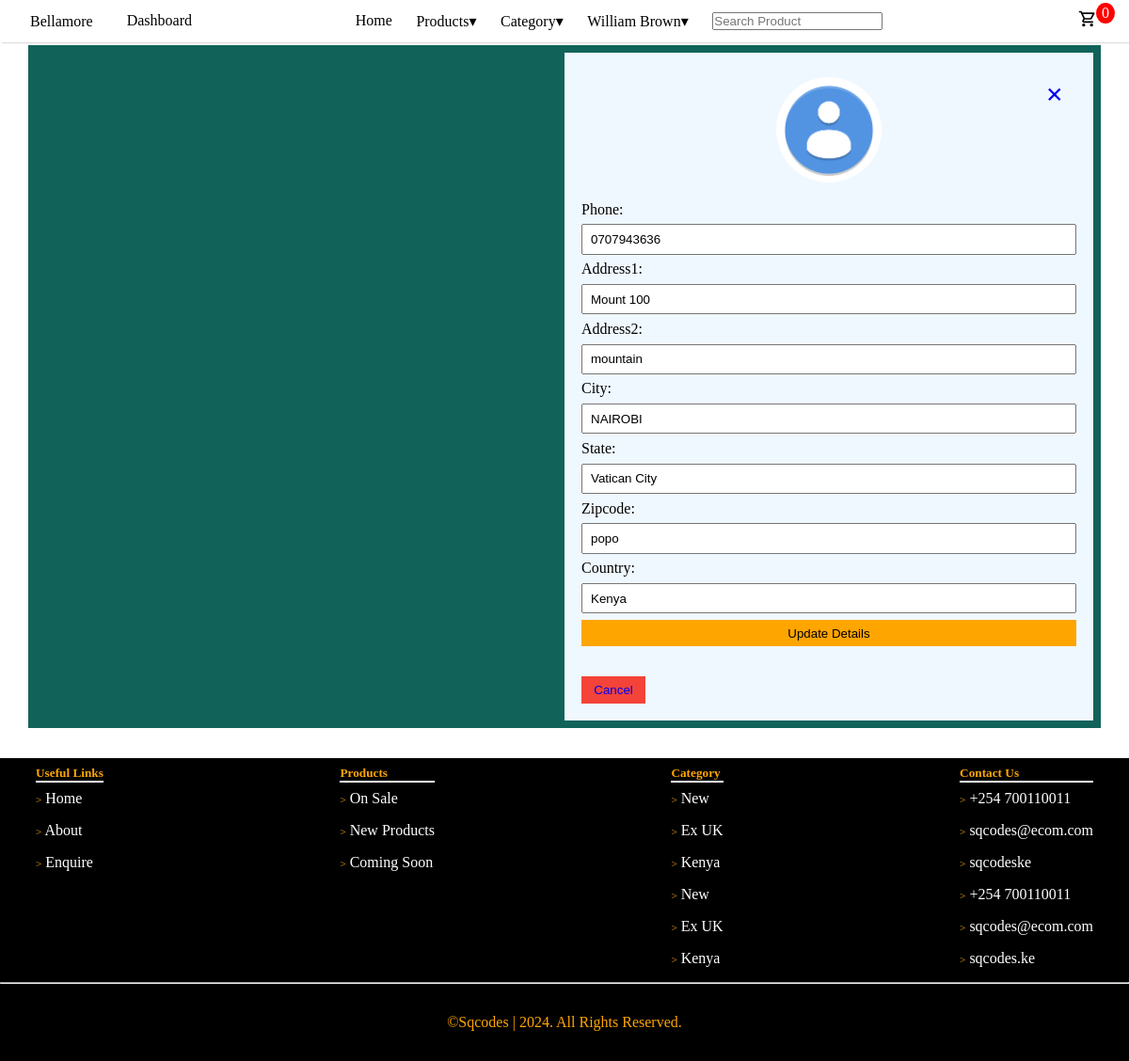
Before: /shipping_info/ (signed in) with the older database file.
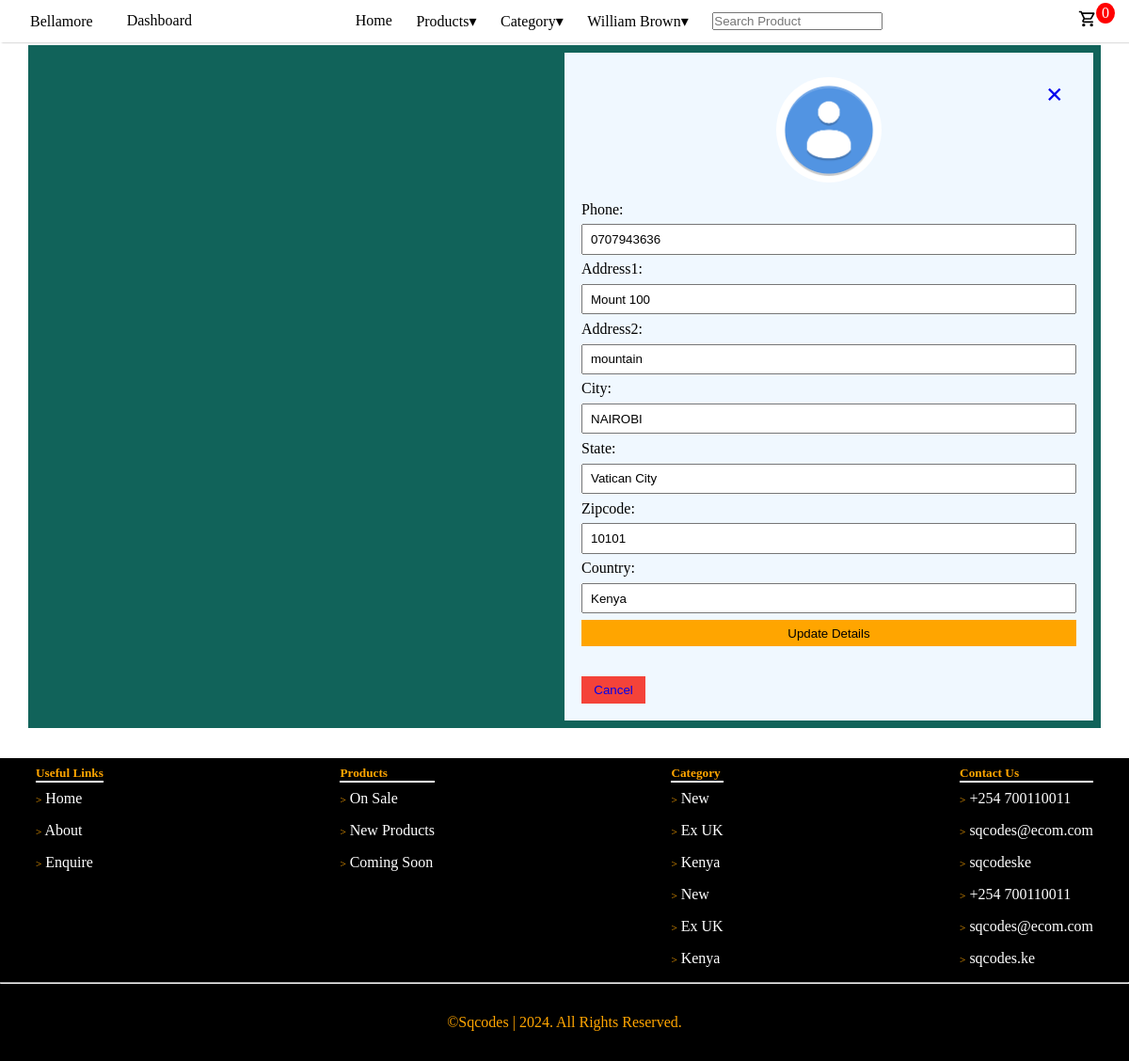
After: the same page with the newer database file.
### users/models.py (models this page shows, shortened)
class CustomUser(AbstractBaseUser, PermissionsMixin):
    email = models.EmailField(verbose_name='email', unique=True)
    first_name = models.CharField(max_length=50, blank=True)
    last_name = models.CharField(max_length=50, blank=True)
    is_staff = models.BooleanField(default=False)
    is_active = models.BooleanField(default=True)
    date_joined = models.DateTimeField(auto_now_add=True)
    last_login = models.DateTimeField(auto_now=True)
    USERNAME_FIELD = "email"
    REQUIRED_FIELDS = ["first_name", "last_name"]
    objects = CustomUserManager()

class ShippingAddress(models.Model):
    user = models.ForeignKey(CustomUser, on_delete=models.CASCADE, null=True, blank=True)
    phone = models.CharField(max_length=20, blank=True)
    full_name = models.CharField(max_length=255)
    email = models.CharField(max_length=255)
    address1 = models.CharField(max_length=255)
    address2 = models.CharField(max_length=255, null=True, blank=True)
    city = models.CharField(max_length=255)
    state = models.CharField(max_length=255, null=True, blank=True)
    zipcode = models.CharField(max_length=200, blank=True)
    country = models.CharField(max_length=255)
    class Meta:
        verbose_name_plural = "Shipping Address"

### users/views.py (the view)
# urls.py: path('shipping_info/', views.shipping_info, name='shipping_info'),
def shipping_info(request):
    if request.user.is_authenticated:
        try:
            current_user = ShippingAddress.objects.get(user__id=request.user.id)
        except ShippingAddress.DoesNotExist:
            current_user = None
        if request.method == 'POST':
            form = ShippingAddressForm(request.POST, instance=current_user)
            if form.is_valid():
                shipping_address = form.save(commit=False)
                shipping_address.user = request.user
                shipping_address.save()
                messages.success(request, "Your shipping information has been updated.")
                return redirect('home')
        else:
            form = ShippingAddressForm(instance=current_user)
        return render(request, 'users/shipping_information.html', {'form': form})
    else:
        messages.error(request, "You must be logged in to update your info.")
        return redirect('login')

### users/forms.py
class ShippingAddressForm(forms.ModelForm):
    phone = forms.CharField()
    address1 = forms.CharField()
    address2 = forms.CharField()
    city = forms.CharField()
    state = forms.CharField()
    zipcode = forms.CharField()
    country = forms.CharField()
    class Meta:
        model = ShippingAddress
        fields = ["phone", "address1", "address2", "city", "state", "zipcode", "country"]

### cart/cart.py (called while the page is built)
    def __len__(self):
        return len(self.cart)

### cart/context_processors.py (called while the page is built)
def cart(request):
    return {'cart': Cart(request)}

### users/templates/users/shipping_information.html (shortened to what this page needs)
{% extends 'main/base.html' %}
{% load static %}
{% block content %}
<div class="form-container">
    <form action="{% url 'update_info' %}" method="post" class="register-form">
        <div class="img">
            <span id="close-signup-form" class="close"><a href="{% url 'home' %}">&times;</a></span>
            <img src="{% static 'images/avatar.png' %}" alt="avatar" class="avatar" width="20%">
        </div>
        <div class="login-container">
            {{ form }}
            <button type="submit">Update Details</button>
        </div>
        <div class="login-container">
            <button type="button" class="cancelbtn" id="cancel-signup-button"><a href="{% url 'home' %}">Cancel</a></button>
        </div>
    </form>
</div>
{% endblock content %}

### main/templates/main/base.html (shortened to what this page needs)
{% load static %}
<!DOCTYPE html>
<html lang="en">
<head>
    <link rel="stylesheet" href="{% static 'css/main.css' %}">
    <link rel="stylesheet" href="{% static 'css/navbar.css' %}">
    <link rel="stylesheet" href="{% static 'css/login.css' %}">
    <link rel="stylesheet" href="{% static 'css/hero.css' %}">
    <link rel="stylesheet" href="{% static 'css/footer.css' %}">
    <link rel="stylesheet" href="{% static 'css/product_card.css' %}">
    <link rel="stylesheet" href="{% static 'css/product.css' %}">
    <link rel="stylesheet" href="{% static 'css/cart.css' %}">
    <link rel="stylesheet" href="{% static 'css/checkout.css' %}">
</head>
<body>
    <div class="body-container">
    {% include 'main/include/navbar.html' %}
    <div class="container">
    {% block content %}
    {% endblock content %}
    </div>
    {% include 'main/include/footer.html' %}
    </div>
</body>
</html>

### main/templates/main/include/navbar.html (shortened to what this page needs)
    <nav>
        <div class="navbar">
            <div class="navbar-mobile">
                <a href="{% url 'home' %}" class="logo">Bellamore</a>
                {% if user.is_authenticated and user.is_staff %}
                <a href="{% url 'admin_portal' %}">Dashboard</a>
                {% endif %}
            </div>
            <div class="navbar-links" id="navbar-links">
                <ul>
                    <li><a href="{% url 'home' %}">Home</a></li>
                    <li><a href="#">Products&#9662;</a></li>
                    <li>
                        <div class="dropdown">
                            <a href="#">Category&#9662;</a>
                        </div>
                    </li>
                    <li class="dropdown hide-on-mobile">
                        {% if user.is_authenticated %}
                        <a href="#" class="account-link">{{ user.first_name }} {{ user.last_name }}&#9662</a>
                        {% else %}
                        <a href="#" class="account-link">My Account&#9662</a>
                        {% endif %}
                    </li>
                    <li><a href="#"><form action="{% url 'search' %}" method="get">
                        <input type="search" placeholder="Search Product" name="query">
                    </form></a></li>
                </ul>
            </div>
            <div class="cart">
                <a href="{% url 'cart' %}"><span class="cart-count cart-quantity">{{ cart|length }}</span></a>
            </div>
        </div>
    </nav>

### main/templates/main/include/footer.html (shortened to what this page needs)
<div class="footer">
    <div class="footer-column-container">
        <div class="footer-column">
            <h5>Useful Links</h5>
            <ul>
                <li><a href="#"><span>&gt;</span> Home</a></li>
                <li><a href="#"><span>&gt;</span> About</a></li>
                <li><a href="#"><span>&gt;</span> Enquire</a></li>
            </ul>
        </div>
        <div class="footer-column">
            <h5>Products</h5>
            <ul>
                <li><a href="{% url 'sale' %}"><span>&gt;</span> On Sale</a></li>
                <li><a href="{% url 'new' %}"><span>&gt;</span> New Products</a></li>
                <li><a href="#"><span>&gt;</span> Coming Soon</a></li>
            </ul>
        </div>
        <div class="footer-column">
            <h5>Category</h5>
            <ul>
                <li><a href="{% url 'new' %}"><span>&gt;</span> New</a></li>
                <li><a href="#"><span>&gt;</span> Ex UK</a></li>
                <li><a href="#"><span>&gt;</span> Kenya</a></li>
                <li><a href="#"><span>&gt;</span> New</a></li>
                <li><a href="#"><span>&gt;</span> Ex UK</a></li>
                <li><a href="#"><span>&gt;</span> Kenya</a></li>
            </ul>
        </div>
        <div class="footer-column">
            <h5>Contact Us</h5>
            <ul>
                <li><a href="#"><span>&gt;</span> +254 700110011</a></li>
                <li><a href="#"><span>&gt;</span> sqcodes@ecom.com</a></li>
                <li><a href="#"><span>&gt;</span> sqcodeske</a></li>
                <li><a href="#"><span>&gt;</span> +254 700110011</a></li>
                <li><a href="#"><span>&gt;</span> sqcodes@ecom.com</a></li>
                <li><a href="#"><span>&gt;</span> sqcodes.ke</a></li>
            </ul>
        </div>
    </div>
    <hr>
    <div class="footer-end">
        <p>&copy;Sqcodes | <span>{% now "Y" %}</span>. All Rights Reserved.</p>
    </div>
</div>

### static/css/main.css (style rules this page uses)
* { padding: 0; margin: 0; box-sizing: border-box; }
:root { --background-color: rgb(17, 99, 90); --main-color: orange; --white-color: white; --black-color: black; --grey-color: #c9d1d1; }
html { font-size: 16px; }
body { min-height: 100vh; width: 100%; }
a { text-decoration: none; cursor: pointer; }
.container { background-color: var(--background-color); width: 95%; margin: 3em auto; margin-bottom: 2em; padding: .5em; }
button { background-color: var(--main-color); border: none; cursor: pointer; }
.footer { background-color: rgb(0, 0, 0); color: orange; }
.footer-column-container { display: flex; justify-content: space-between; width: 95%; margin: 0 auto; padding: .5em; }
.footer-column h5 { border-bottom: 2px solid white; }
.footer-column ul { list-style: none; }
.footer-column li { padding: .5em 0; }
.footer-column li a { color: white; }
.footer-column li a span { color: orange; font-size: .7rem; }
.footer-end { text-align: center; padding: 2em; }

### static/css/navbar.css (style rules this page uses)
.navbar { display: flex; justify-content: space-between; align-items: center; background-color: white; box-shadow: 2px 0 2px rgba(0, 0, 0, 0.4); font-size: 1rem; color: black; position: fixed; top: 0; left: 0; right: 0; width: 100%; z-index: 100; }
.navbar a { color: black; }
.navbar-links ul { list-style: none; display: flex; }
.navbar-links li { padding: .8em; }
.logo { padding: .6em 2em; }
.cart { padding: .6em 2em; position: relative; }
.cart .cart-count { background-color: red; color: white; border-radius: 50%; padding: 2px 6px; position: absolute; top: 2px; right: 15px; }
.dropdown { position: relative; }

### static/css/login.css (style rules this page uses)
.form-container { width: 50%; margin: 0 50%; position: relative; }
.login-container { padding: 1em; }
.form-container form { border: 2px solid aliceblue; background-color: aliceblue; }
.form-container input[type=text], input[type=password], input[type=email] { width: 100%; padding: .5em .6em; margin: .5em 0; display: inline-block; border: 1px splid #c1c1c1; box-sizing: border-box; }
.form-container form button { background-color: orange; padding: .5em 1em; border: none; cursor: pointer; border: none; width: 100%; }
.form-container .cancelbtn { width: auto; padding: .5em 1em; background-color: #f44339; }
.form-container .img { text-align: center; margin-top: 1.5em; }
.form-container img.avatar { border-radius: 50%; }
.form-container .close { position: absolute; right: 1em; color: #000; font-size: 2rem; font-weight: bold; }

### static/css/footer.css (style rules this page uses)
.footer { background-color: rgb(0, 0, 0); color: orange; }
.footer-column-container { display: flex; justify-content: space-between; width: 95%; margin: 0 auto; padding: .5em; }
.footer-column h5 { border-bottom: 2px solid white; }
.footer-column ul { list-style: none; }
.footer-column li { padding: .5em 0; }
.footer-column li a { color: white; }
.footer-column li a span { color: orange; font-size: .7rem; }
.footer-end { text-align: center; padding: 2em; }

Changed rows visible on the page:
changed ShippingAddress "Mount 100": zipcode "popo" → "10101"
